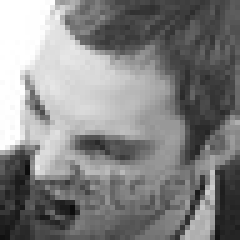
#> input picture Data/test/angry/PrivateTest_10590091.jpg, 48 x 48 px, given as the content of the folder ../data/train, which was not available (shown 5 times larger)
$ jupyter execute --allow-errors 01_exploracion_datos.ipynb   (text cells are left out)
#> lines starting #> are read from the running program, lines starting #| are printed output that depends on the picture; pictures that were not available may be replaced by others from this repository, and a replacement may not be noted
[cell 1]
# Manipulación de datos
import numpy as np
import pandas as pd

# Visualización
import matplotlib.pyplot as plt
import seaborn as sns

# Procesamiento de imágenes
import cv2
from PIL import Image

# Sistema de archivos
import os
from pathlib import Path

# Utilidades
from collections import Counter
import random

# Configuración de visualización
plt.style.use('default')
sns.set_palette("husl")

print("✅ Librerías importadas correctamente")
print(f"Versión de NumPy: {np.__version__}")
print(f"Versión de OpenCV: {cv2.__version__}")

[cell 2]
# Definir rutas (subir un nivel desde Notebooks)
data_dir = Path('..') / 'data'
train_dir = data_dir / 'train'
test_dir = data_dir / 'test'

# Verificar que las rutas existan
print(f"📂 Ruta de datos: {data_dir.absolute()}")
print(f"¿Existe train?: {train_dir.exists()}")
print(f"¿Existe test?: {test_dir.exists()}\n")

# Obtener lista de emociones
emotions = sorted(os.listdir(train_dir))
print(f"🎭 Emociones detectadas: {emotions}\n")

# Contar imágenes por emoción en train
print("=" * 50)
print("CONJUNTO DE ENTRENAMIENTO")
print("=" * 50)
train_counts = {}
for emotion in emotions:
    emotion_path = train_dir / emotion
    count = len(os.listdir(emotion_path))
    train_counts[emotion] = count
    print(f"{emotion.capitalize():12} : {count:,} imágenes")

print(f"\n{'TOTAL':<12} : {sum(train_counts.values()):,} imágenes")

# Contar imágenes por emoción en test
print("\n" + "=" * 50)
print("CONJUNTO DE PRUEBA")
print("=" * 50)
test_counts = {}
for emotion in emotions:
    emotion_path = test_dir / emotion
    count = len(os.listdir(emotion_path))
    test_counts[emotion] = count
    print(f"{emotion.capitalize():12} : {count:,} imágenes")

print(f"\n{'TOTAL':<12} : {sum(test_counts.values()):,} imágenes")

[cell 3]
# Crear figura con dos subplots
fig, axes = plt.subplots(1, 2, figsize=(16, 6))

# Gráfico 1: Train
axes[0].bar(train_counts.keys(), train_counts.values(), color='skyblue', edgecolor='navy', alpha=0.7)
axes[0].set_title('Distribución de Emociones - Entrenamiento', fontsize=14, fontweight='bold')
axes[0].set_xlabel('Emoción', fontsize=12)
axes[0].set_ylabel('Número de Imágenes', fontsize=12)
axes[0].tick_params(axis='x', rotation=45)
axes[0].grid(axis='y', alpha=0.3)

# Agregar valores en las barras
for i, (emotion, count) in enumerate(train_counts.items()):
    axes[0].text(i, count + 200, f'{count:,}', ha='center', fontsize=10, fontweight='bold')

# Gráfico 2: Test
axes[1].bar(test_counts.keys(), test_counts.values(), color='lightcoral', edgecolor='darkred', alpha=0.7)
axes[1].set_title('Distribución de Emociones - Prueba', fontsize=14, fontweight='bold')
axes[1].set_xlabel('Emoción', fontsize=12)
axes[1].set_ylabel('Número de Imágenes', fontsize=12)
axes[1].tick_params(axis='x', rotation=45)
axes[1].grid(axis='y', alpha=0.3)

# Agregar valores en las barras
for i, (emotion, count) in enumerate(test_counts.items()):
    axes[1].text(i, count + 50, f'{count:,}', ha='center', fontsize=10, fontweight='bold')

plt.tight_layout()
plt.show()
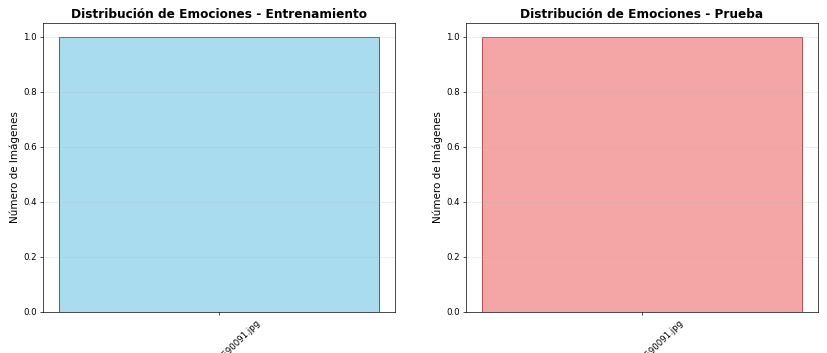
#> figure drawn by matplotlib, 2 panels

# Análisis de balance
print("\n📈 ANÁLISIS DE BALANCE")
print("=" * 50)
total_train = sum(train_counts.values())
for emotion, count in train_counts.items():
    percentage = (count / total_train) * 100
    print(f"{emotion.capitalize():12} : {percentage:5.2f}%")

[cell 4]
def show_sample_images(data_dir, emotions, samples_per_emotion=5):
    """
    Muestra imágenes de ejemplo para cada emoción
    """
#> called with samples_per_emotion = 5
    fig, axes = plt.subplots(len(emotions), samples_per_emotion,
                             figsize=(15, 2.5 * len(emotions)))

    for i, emotion in enumerate(emotions):
        emotion_path = data_dir / emotion
        image_files = os.listdir(emotion_path)

        # Seleccionar imágenes aleatorias
        sample_images = random.sample(image_files, min(samples_per_emotion, len(image_files)))

        for j, img_file in enumerate(sample_images):
            img_path = emotion_path / img_file
            img = cv2.imread(str(img_path), cv2.IMREAD_GRAYSCALE)
#> img is the input picture: shape (48, 48); min 11, max 255, mean 131.4

            axes[i, j].imshow(img, cmap='gray')
            axes[i, j].axis('off')

            if j == 0:
                axes[i, j].set_title(f'{emotion.upper()}',
                                    fontsize=12, fontweight='bold', loc='left')

    plt.suptitle('Ejemplos de Imágenes por Emoción', fontsize=16, fontweight='bold', y=1.00)
    plt.tight_layout()
    plt.show()

# Mostrar ejemplos
print("🎭 Mostrando ejemplos de imágenes del conjunto de entrenamiento...\n")
#> (the rest of this cell did not finish here and is left out)

[cell 5]
def analyze_image_properties(data_dir, emotions, num_samples=100):
    """
    Analiza las propiedades de una muestra de imágenes
    """
    shapes = []
    pixel_values = []

    for emotion in emotions:
        emotion_path = data_dir / emotion
        image_files = os.listdir(emotion_path)

        # Tomar muestra aleatoria
        sample_files = random.sample(image_files, min(num_samples, len(image_files)))

        for img_file in sample_files:
            img_path = emotion_path / img_file
            img = cv2.imread(str(img_path), cv2.IMREAD_GRAYSCALE)

            shapes.append(img.shape)
            pixel_values.extend(img.flatten())

    return shapes, pixel_values

# Analizar muestra de imágenes
print("🔍 Analizando propiedades de las imágenes...\n")
shapes, pixel_values = analyze_image_properties(train_dir, emotions, num_samples=100)
#> shapes = [(48, 48)]; pixel_values = 2304 values, max 255 at index 0, min 11 at index 1982, mean 131.4

# Verificar dimensiones
unique_shapes = set(shapes)
#> unique_shapes = 1 item
print("📐 DIMENSIONES DE IMÁGENES")
print("=" * 50)
print(f"Formas únicas encontradas: {unique_shapes}")
#| Formas únicas encontradas: {(48, 48)}
print(f"Forma estándar: {shapes[0]}")
#| Forma estándar: (48, 48)

# Estadísticas de píxeles
pixel_array = np.array(pixel_values)
#> pixel_array has the same summary as pixel_values
print(f"\n🎨 VALORES DE PÍXELES")
print("=" * 50)
print(f"Rango de valores: [{pixel_array.min()}, {pixel_array.max()}]")
#| Rango de valores: [11, 255]
print(f"Media: {pixel_array.mean():.2f}")
#| Media: 131.43
print(f"Desviación estándar: {pixel_array.std():.2f}")
#| Desviación estándar: 65.67

# Visualizar distribución de píxeles
plt.figure(figsize=(12, 4))

plt.subplot(1, 2, 1)
plt.hist(pixel_values, bins=50, color='steelblue', edgecolor='black', alpha=0.7)
plt.title('Distribución de Valores de Píxeles', fontsize=12, fontweight='bold')
plt.xlabel('Valor de Píxel', fontsize=10)
plt.ylabel('Frecuencia', fontsize=10)
plt.grid(axis='y', alpha=0.3)

plt.subplot(1, 2, 2)
plt.boxplot(pixel_values, vert=True, patch_artist=True,
            boxprops=dict(facecolor='lightblue', alpha=0.7))
plt.title('Boxplot de Valores de Píxeles', fontsize=12, fontweight='bold')
plt.ylabel('Valor de Píxel', fontsize=10)
plt.grid(axis='y', alpha=0.3)

plt.tight_layout()
plt.show()
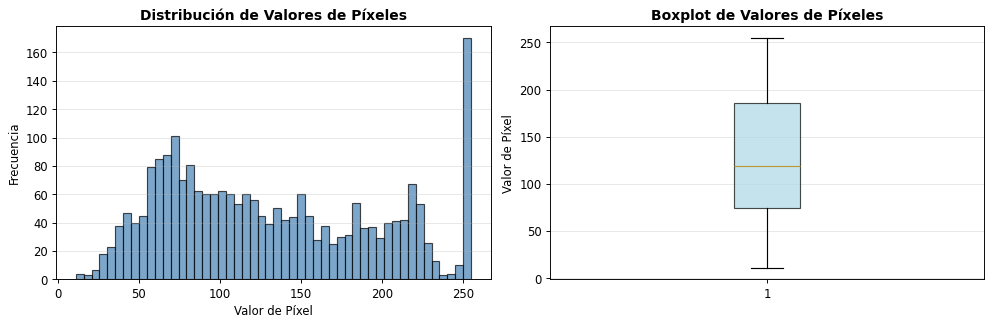
#> figure drawn by matplotlib, 2 panels; panel 1: tallest bar 170 high, from x = 250.1 to 255

$ run again, on Data/test/disgust/PrivateTest_38750068.jpg
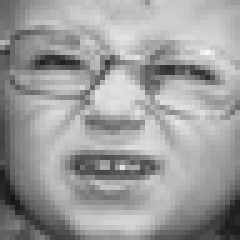
#> input picture Data/test/disgust/PrivateTest_38750068.jpg, 48 x 48 px, given as the content of the folder ../data/train, which was not available (shown 5 times larger)
#> in show_sample_images, img is the input picture: shape (48, 48); min 23, max 247, mean 156.6
#> shapes = [(48, 48)]; pixel_values = 2304 values, max 247 at index 521, min 23 at index 1874, mean 156.6
#> unique_shapes = 1 item
#| Formas únicas encontradas: {(48, 48)}
#| Forma estándar: (48, 48)
#> pixel_array has the same summary as pixel_values
#| Rango de valores: [23, 247]
#| Media: 156.64
#| Desviación estándar: 44.56
#> `plt.show()`:
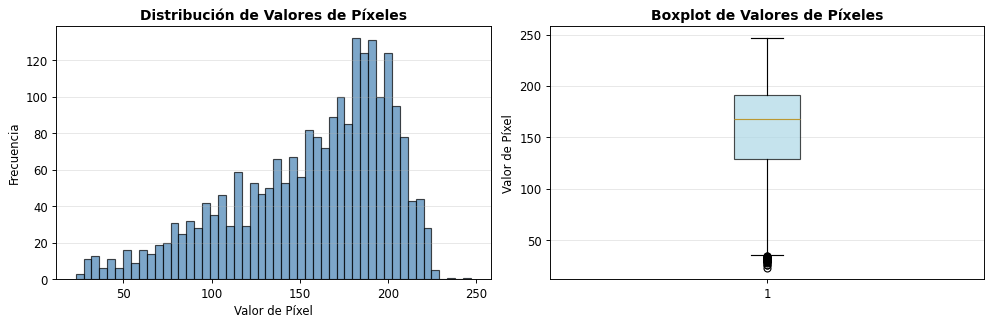
#> figure drawn by matplotlib, 2 panels; panel 1: tallest bar 132 high, from x = 179.8 to 184.3

$ run again, on Data/test/disgust/PrivateTest_3881740.jpg
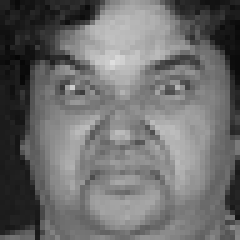
#> input picture Data/test/disgust/PrivateTest_3881740.jpg, 48 x 48 px, given as the content of the folder ../data/train, which was not available (shown 5 times larger)
#> in show_sample_images, img is the input picture: shape (48, 48); min 6, max 222, mean 108.6
#> shapes = [(48, 48)]; pixel_values = 2304 values, max 222 at index 598, min 6 at index 531, mean 108.6
#> unique_shapes = 1 item
#| Formas únicas encontradas: {(48, 48)}
#| Forma estándar: (48, 48)
#> pixel_array has the same summary as pixel_values
#| Rango de valores: [6, 222]
#| Media: 108.56
#| Desviación estándar: 50.67
#> `plt.show()`:
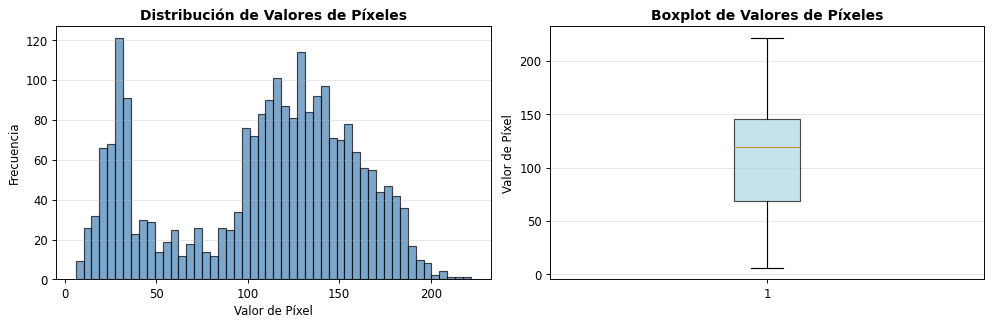
#> figure drawn by matplotlib, 2 panels; panel 1: tallest bar 121 high, from x = 27.6 to 31.92

$ run again, on Data/test/fear/PrivateTest_16764057.jpg
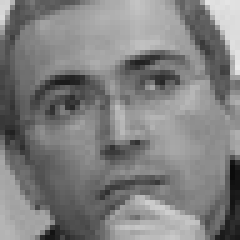
#> input picture Data/test/fear/PrivateTest_16764057.jpg, 48 x 48 px, given as the content of the folder ../data/train, which was not available (shown 5 times larger)
#> in show_sample_images, img is the input picture: shape (48, 48); min 11, max 234, mean 127.8
#> shapes = [(48, 48)]; pixel_values = 2304 values, max 234 at index 671, min 11 at index 1678, mean 127.8
#> unique_shapes = 1 item
#| Formas únicas encontradas: {(48, 48)}
#| Forma estándar: (48, 48)
#> pixel_array has the same summary as pixel_values
#| Rango de valores: [11, 234]
#| Media: 127.85
#| Desviación estándar: 40.56
#> `plt.show()`:
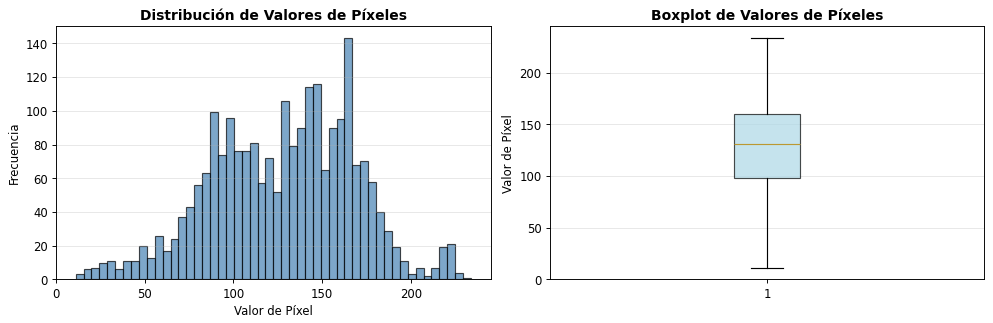
#> figure drawn by matplotlib, 2 panels; panel 1: tallest bar 143 high, from x = 162.6 to 167.1
